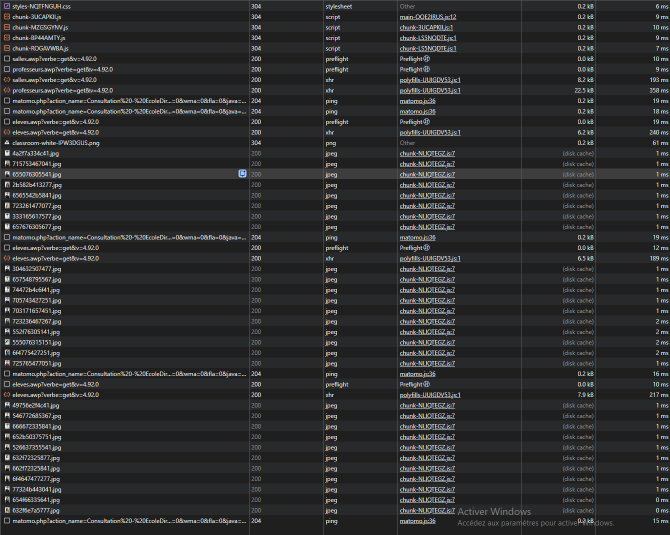
#> input picture image.png, 1340 x 1070 px (shown at 1/2 size)
$ python process_assets.py image.png image.png
#> lines starting #> are read from the running program, lines starting #| are printed output that depends on the picture
from PIL import Image
import sys
import os

def create_installer_sidebar(src_path, dst_path):
#> called with src_path = 'image.png', dst_path = 'image.png'
    try:
        img = Image.open(src_path)
#> img is the input picture: PIL image 1340x1070 RGBA; mean R, G, B, A 44.5, 44.9, 45.3, 255

        # Target aspect ratio 164:314 (approx 0.52)
        target_ratio = 164 / 314
        width, height = img.size
#> width = 1340; height = 1070
        current_ratio = width / height
#> current_ratio = 1.25

        if current_ratio > target_ratio:
            # Too wide, crop width
            new_width = int(height * target_ratio)
#> new_width = 558
            left = (width - new_width) // 2
#> left = 391
            img = img.crop((left, 0, left + new_width, height))
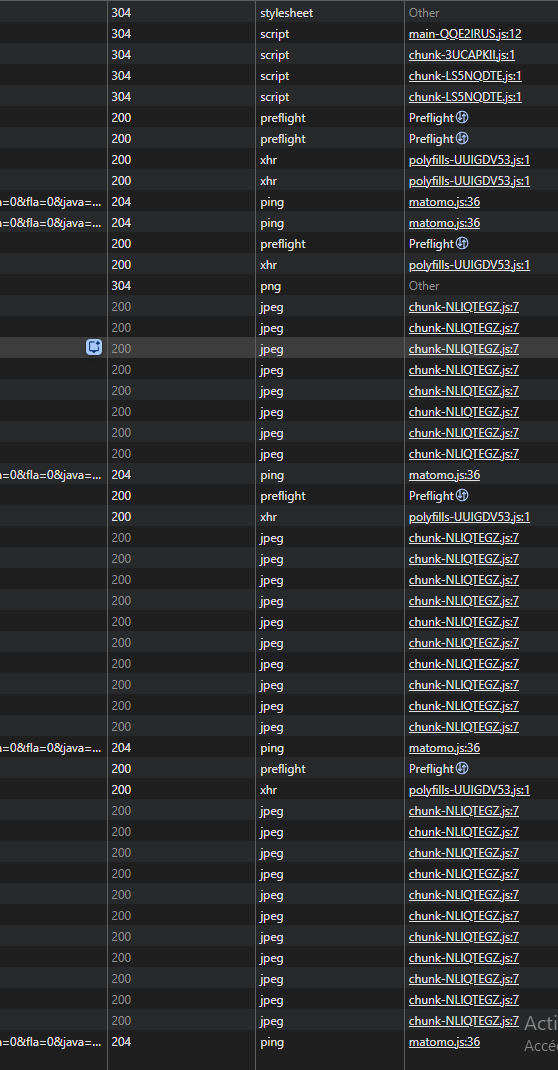
#> img: PIL image 558x1070 RGBA; mean R, G, B, A 45.3, 45.7, 46.3, 255
        else:
            # Too tall, crop height
            new_height = int(width / target_ratio)
            top = (height - new_height) // 2
            img = img.crop((0, top, width, top + new_height))

        # Resize to recommended NSIS size (or double for high DPI)
        # 164x314 is standard. Let's do 328x628 for crispness
        img = img.resize((164, 314), Image.Resampling.LANCZOS)
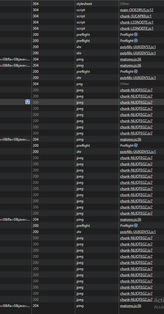
#> img: PIL image 164x314 RGBA; mean R, G, B, A 45.3, 45.7, 46.2, 255

        # Save as BMP
        img.save(dst_path, format='BMP')
        print(f"✅ Created sidebar: {dst_path}")

    except Exception as e:
        print(f"❌ Error sidebar: {e}")

if __name__ == "__main__":
    if len(sys.argv) < 3:
        print("Usage: python process_assets.py <src> <dst>")
        sys.exit(1)

    create_installer_sidebar(sys.argv[1], sys.argv[2])
